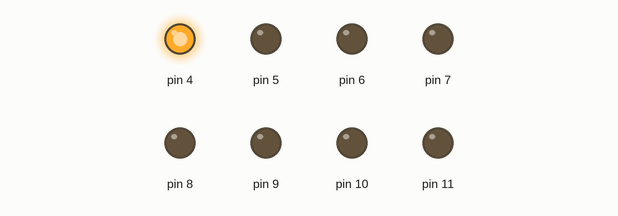
The sketch below on a simulated Arduino Uno, built with avr-gcc and run on an emulated ATmega328P. On the bench: output pins drawn as LEDs (lit = HIGH).

Above: at 0.3 s.
At 4.8 s:
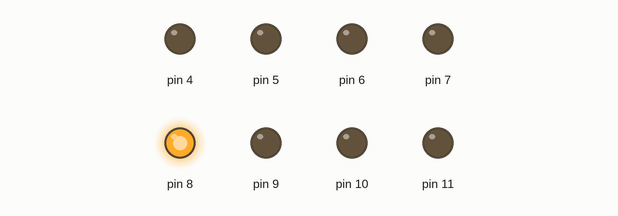
At 12.7 s:
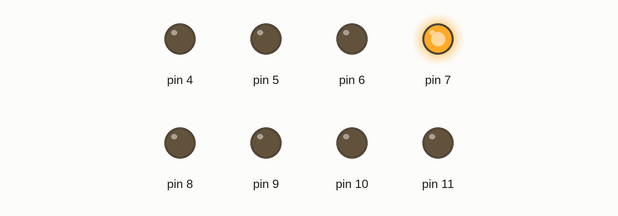
At 22.3 s:
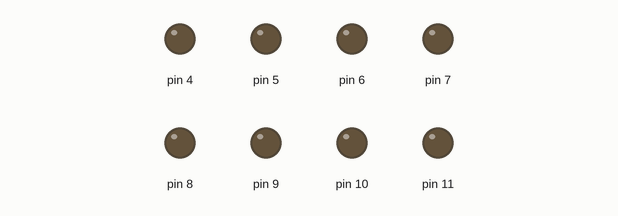
Timing chart, 0 to 28.8 s (numbered marks = the images above):
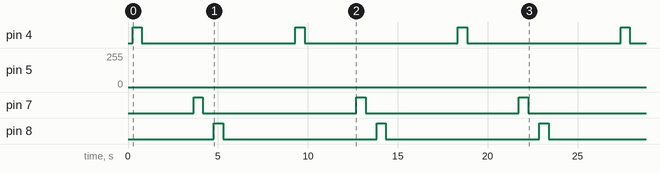

Measured:
- by itself, pin 4, pin 7, pin 8: alternates HIGH for 0.52 s and LOW for 8.5 s

The sketch:

Project7_FadingLightsInALine.ino
```cpp
/*
* Name: Fading Lights in a Line
*
* Description: Fading an array of LEDs
*
* Author: Amar Bhatt
*
*/

void setup(){
  //initialize the led pins 4-11
  for (int i=4; i<12; i++){
    pinMode(i, OUTPUT);
  }//end for
}//end setup

void loop(){
  //Fade leds up
  for (int i=4; i<12; i++){
    for (int b = 0; b < 256; b++){
      analogWrite(i,b);
      delay(2);
    }//end for
    //Fade leds down
    for (int b = 255; b >=0; b--){
      analogWrite(i,b);
      delay(2);
    }//end for
    delay(100);
  }//end for
}//end loop
```
